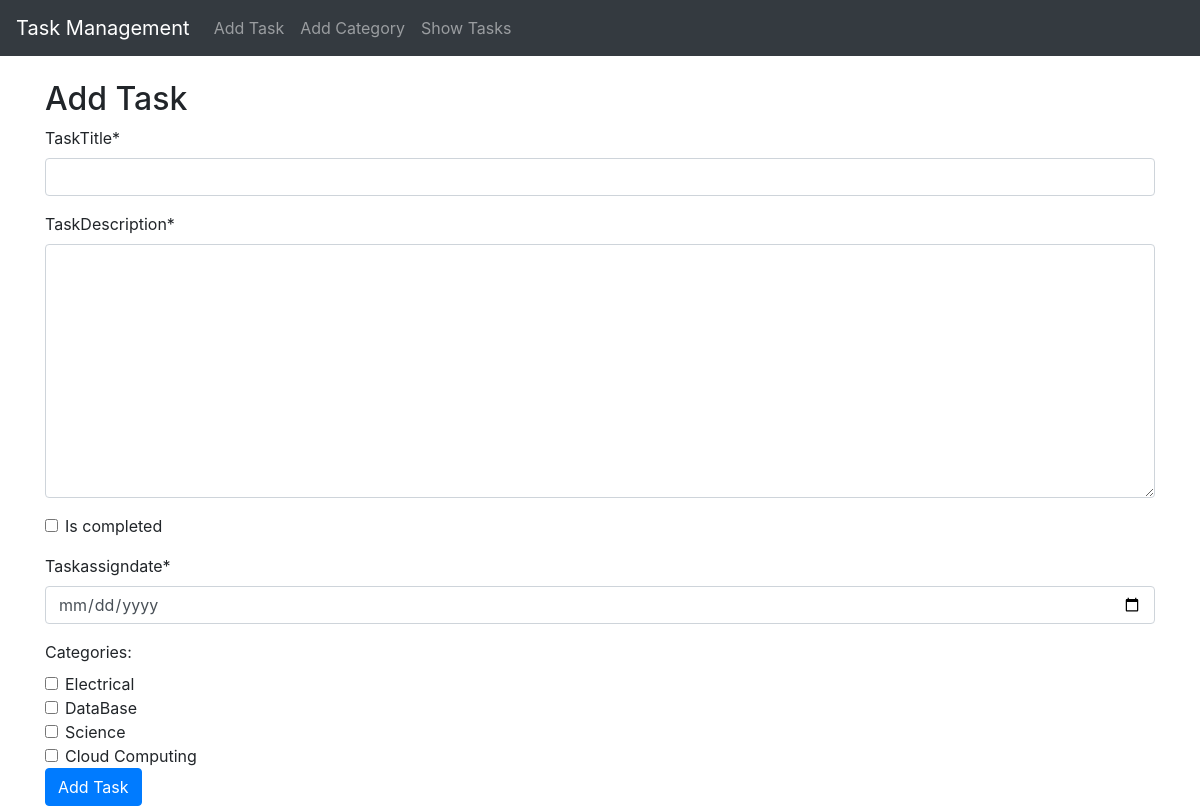
Screenshot of /add/ with the database file from the repository.
### category/models.py (models this page shows, shortened)
class TaskCategory(models.Model):
    categoryName = models.CharField(max_length=100)
    tasks = models.ManyToManyField(TaskModel, related_name='categories')

### task/views.py (the view)
# urls.py: path('add/', add_task, name='add_task'),
def add_task(request):
    if request.method == 'POST':
        form = TaskForm(request.POST)
        categories = request.POST.getlist('categories')
        if form.is_valid():
            task = form.save()
            task.categories.set(categories)
            return redirect('show_tasks')
    else:
        form = TaskForm()
        categories = TaskCategory.objects.all()
    return render(request, 'add_task.html', {'form': form, 'categories': categories})

### task/forms.py
class TaskForm(forms.ModelForm):
    taskAssignDate = forms.DateField(
        widget=forms.DateInput(attrs={'type': 'date'}),
        required=True
    )
    class Meta:
        model = TaskModel
        fields = ['taskTitle', 'taskDescription', 'is_completed', 'taskAssignDate']

### task/templates/add_task.html (shortened to what this page needs)
{% extends 'base.html' %}
{% load crispy_forms_tags %}
{% block content %}
<h2>Add Task</h2>
<form method="post">
    {{ form|crispy }}
    <div>
        <label>Categories:</label>
        {% for category in categories %}
        <div class="form-check">
            <input class="form-check-input" type="checkbox" name="categories" value="{{ category.id }}" id="category{{ category.id }}">
            <label class="form-check-label" for="category{{ category.id }}">
                {{ category.categoryName }}
            </label>
        </div>
        {% endfor %}
    </div>
    <button type="submit" class="btn btn-primary">Add Task</button>
</form>
{% endblock %}

### rows the page displays
TaskCategory: categoryName "Electrical"
TaskCategory: categoryName "DataBase"
TaskCategory: categoryName "Science"
TaskCategory: categoryName "Cloud Computing"
